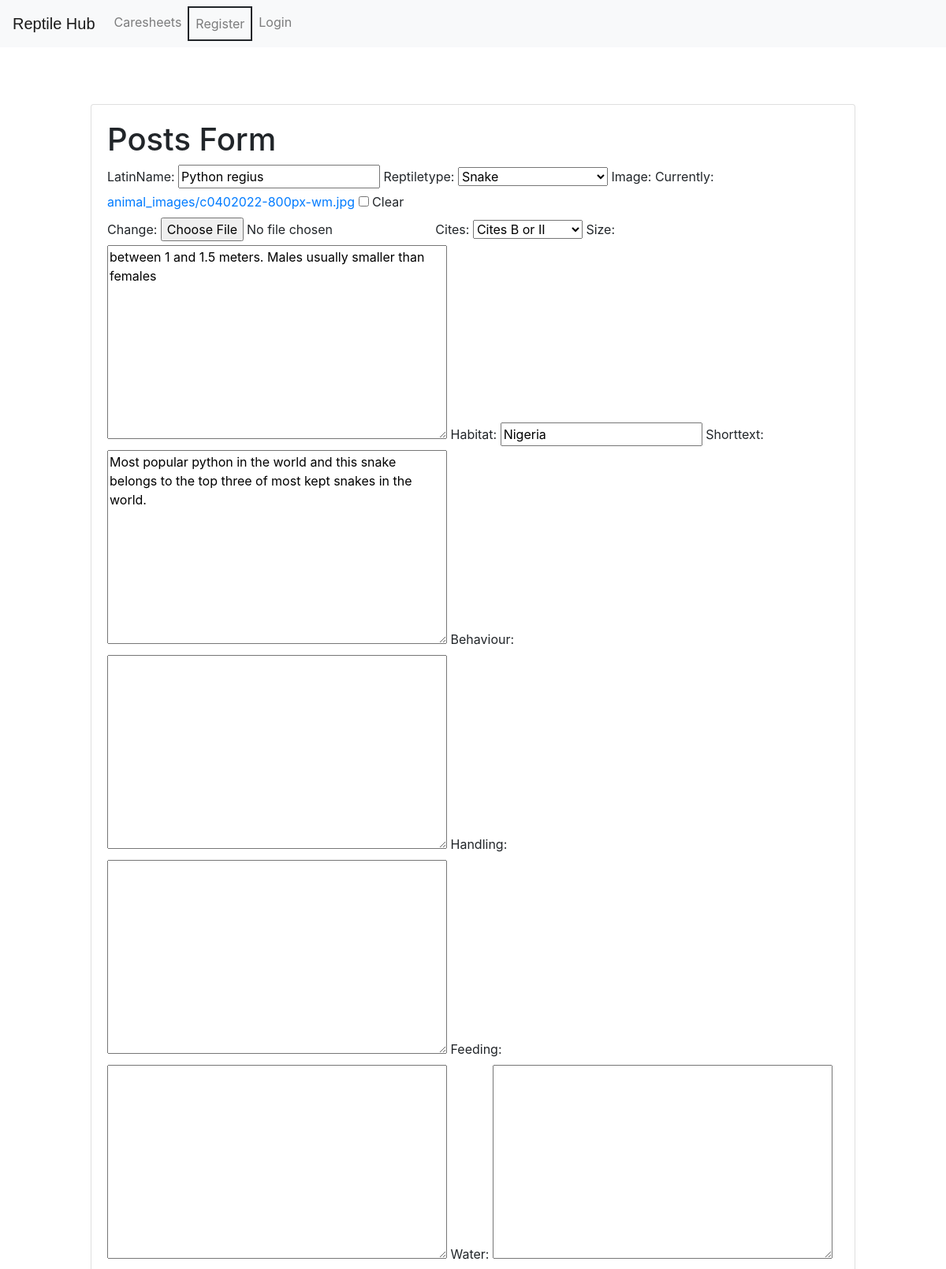
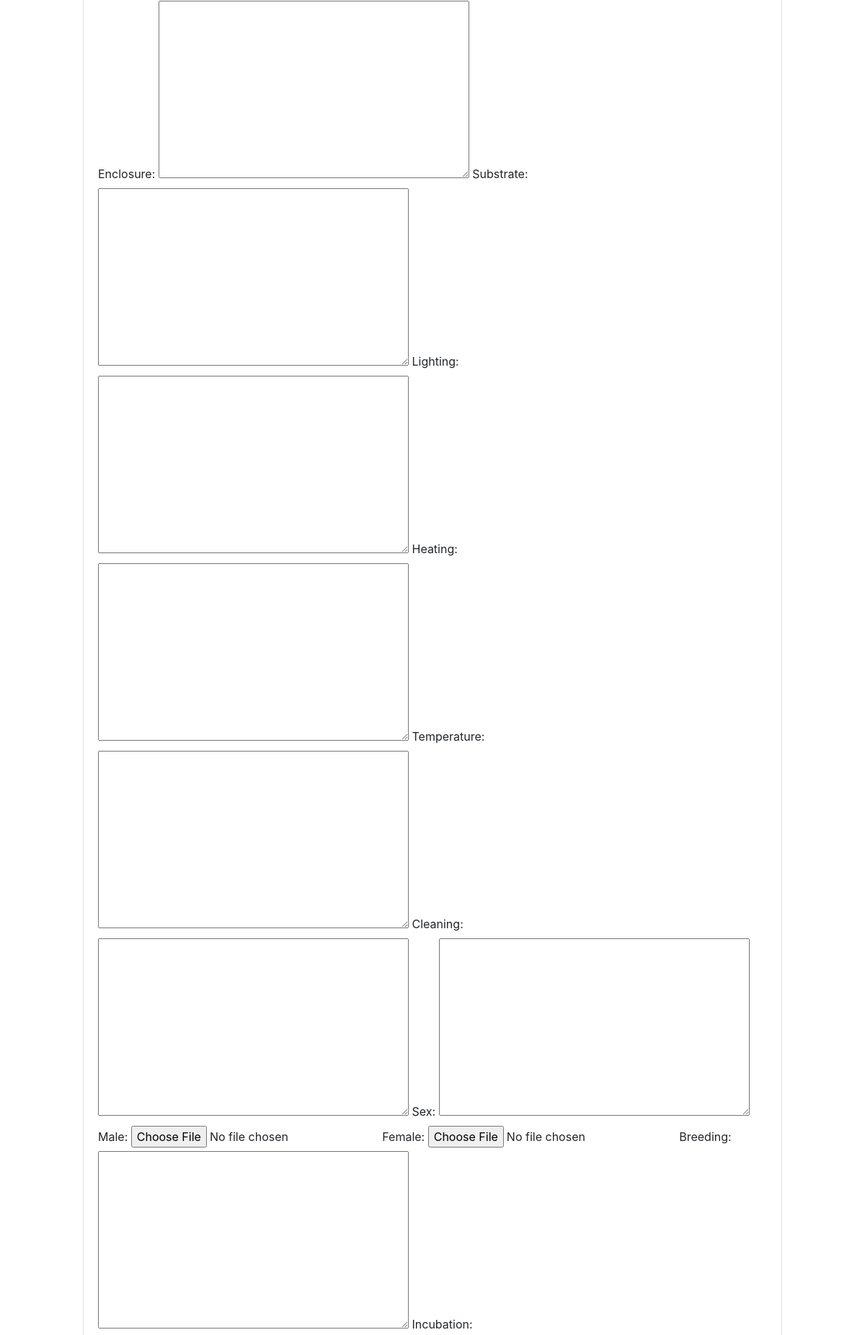
Screenshot of /post/33/edit (upper part) with the database file from the repository (2 pictures, top to bottom).
### posts/models.py (models this page shows, shortened)
class Animal(models.Model):
    REPTILES = (
        ('X', 'Choose type of reptile'),
        ('C', 'Crocodile'),
        ('L', 'Lizard'),
        ('S', 'Snake'),
        ('T', 'Turtle'),
    )
    CITES_SPECIES = (
        ('X', 'Cites of animal'),
        ('A', 'Cites A or I'),
        ('B', 'Cites B or II'),
        ('C', 'Cites C or III'),
        ('D', 'Cites D or none'),
    )
    latinName = models.CharField(blank=True, null=True, max_length=120)
    reptiletype = models.CharField(max_length=7, default='X', choices=REPTILES)
    image = models.ImageField(blank=True, null=True, upload_to="animal_images")
    cites = models.CharField(blank=True, null=True, max_length=1, default='X', choices=CITES_SPECIES)
    habitat = models.CharField(blank=True, null=True, max_length=120)
    size = models.TextField(blank=True, null=True, max_length= 500)
    shorttext = models.TextField(blank=True, null=True, max_length= 500)
    behaviour = models.TextField(blank=True, null=True, max_length= 500)
    handling = models.TextField(blank=True, null=True, max_length= 3000)
    feeding = models.TextField(blank=True, null=True, max_length= 3000)
    water= models.TextField(blank=True, null=True, max_length= 3000)
    enclosure = models.TextField(blank=True, null=True, max_length= 3000)
    substrate = models.TextField(blank=True, null=True, max_length= 3000)
    lighting = models.TextField(blank=True, null=True, max_length= 3000)
    heating = models.TextField(blank=True, null=True, max_length= 3000)
    temperature = models.TextField(blank=True, null=True, max_length=3000)
    humidity = models.TextField(blank=True, null=True, max_length=3000)
    cleaning = models.TextField(blank=True, null=True, max_length=3000)
    sex= models.TextField(blank=True, null=True, max_length= 500)
    male = models.ImageField(blank=True, null=True, upload_to="images")
    female = models.ImageField(blank=True, null=True, upload_to="images")
    breeding = models.TextField(blank=True, null=True, max_length= 3000)
    incubation = models.TextField(blank=True, null=True, max_length= 3000)
    health = models.TextField(blank=True, null=True, max_length= 3000)
    diseases = models.TextField(blank=True, null=True, max_length= 3000)
    author = models.ForeignKey(User, related_name='posts', null=False, default=1, on_delete=models.SET_DEFAULT)
    created = models.DateTimeField(auto_now_add=True, null=True)
    updated_at = models.DateTimeField(auto_now=True)
    views = models.IntegerField(default=0)
    likes = models.IntegerField(default=0)
    dislikes = models.IntegerField(default=0)

### posts/views.py (the view)
# urls.py: path('post/<id>/edit', views.edit_post, name="edit_post"),
def edit_post(request, id):
    animal = Animal.objects.get(pk=id)
    form = AnimalForm(instance=animal, data=request.GET, files=request.FILES)
    if request.method=="POST":
        form = AnimalForm(request.POST, instance=animal)
        if form.is_valid():
            form.save()
            return redirect('post_list')
    else:
        form = AnimalForm(instance=animal)
    return render(request, "posts/edit_post.html", {'form': form})

### posts/forms.py
class AnimalForm(forms.ModelForm):
    class Meta:
        model = Animal
        fields = ["latinName", "reptiletype", "image", "cites", "size", "habitat", "shorttext", "behaviour", "handling", "feeding", "water", "enclosure", "substrate", "lighting", "heating", "temperature", "cleaning", "sex", "male", "female", "breeding", "incubation", "health", "diseases", "author"]

### posts/templates/posts/edit_post.html (shortened to what this page needs)
{% extends 'base.html' %}
{% load bootstrap_tags %}
{% block content %}
<br/>
<br/>
<br/>
<div class="row justify-content-center">
  <div class="col-10">
    <div class="card">
      <div class="card-body">
          <h1>Posts Form</h1>
            <form method="POST" enctype="multipart/form-data">
                   {{ form | as_bootstrap }}
            </form>
      </div>
    </div>
  </div>
</div>
{% endblock %}

### static/css/base.css (style rules this page uses)
form { background-color: white; }

### rows the page displays
Animal: latinName "Python regius", reptiletype "Snake", cites "Cites B or II", size "between 1 and 1.5 meters. Males usually smaller than females", habitat "Nigeria", shorttext "Most popular python in the world and this snake belongs to the top three of most kept snakes in the world."
